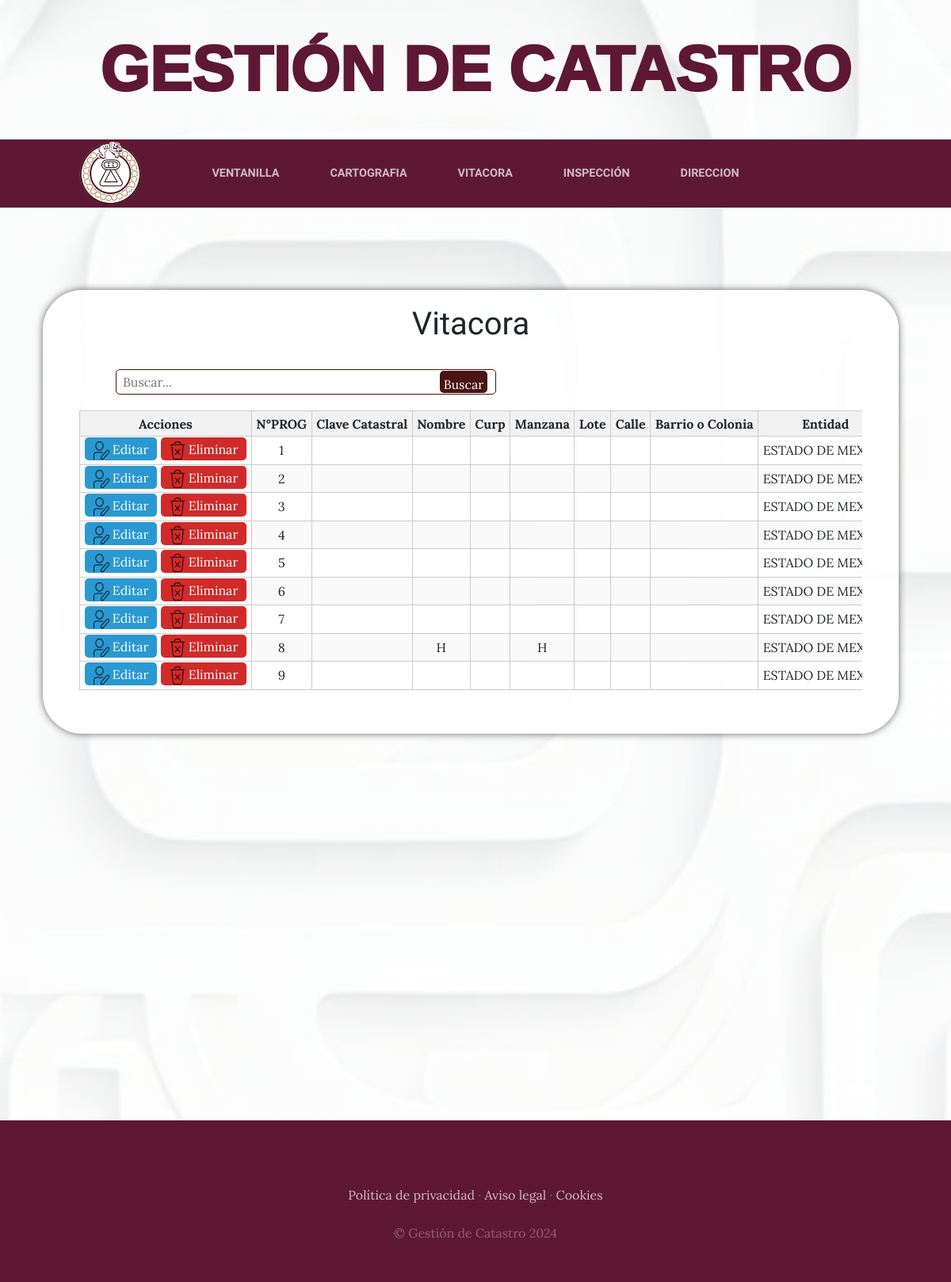
The app's page /vitacora/editarvit/, older data.
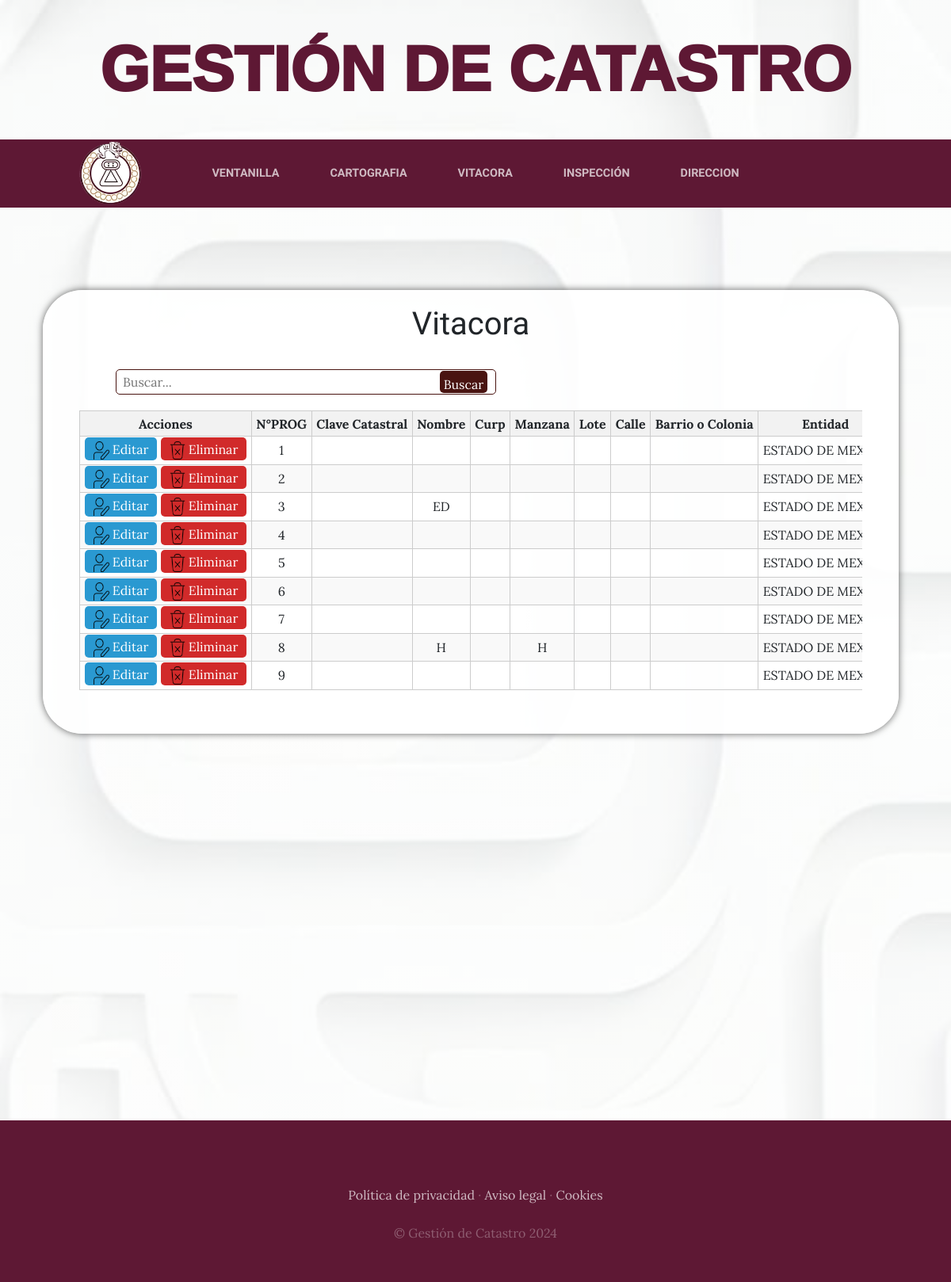
The same page, newer data.
### ventanilla/models.py (models this page shows)
class Ventanilla(models.Model):
    nprog = models.AutoField(primary_key=True)  # Cambiar a AutoField para que sea autoincremental
    clave_catastral = models.CharField(max_length=150)
    nombre = models.CharField(max_length=150)
    curp = models.CharField(max_length=25)
    manzana = models.CharField(max_length=150)
    lote = models.CharField(max_length=150)
    calle = models.CharField(max_length=150)
    barrio_colonia = models.CharField(max_length=150)
    entidad = models.CharField(max_length=150)
    municipio = models.CharField(max_length=25)
    cert_clave = models.CharField(max_length=150)
    cert_plano_mz = models.CharField(max_length=150)
    levantamiento_topo = models.CharField(max_length=150)
    verificacion_linderos = models.CharField(max_length=150)
    const_ident_catastral = models.CharField(max_length=150)
    ccvc = models.CharField(max_length=150)
    fecha = models.CharField(max_length=25)
    folio = models.CharField(max_length=150)
    recibo = models.CharField(max_length=150)
    importe = models.CharField(max_length=25)
    reviso = models.CharField(max_length=150)
    motivo = models.CharField(max_length=150)
    solicitud_servicio_catastral = models.CharField(max_length=150)
    superficie_terreno = models.CharField(max_length=150)
    superficie_construccion_resultante = models.CharField(max_length=150)
    fecha_elaboracion = models.CharField(max_length=25)
    observaciones_atencion = models.CharField(max_length=25)
    hora_recepcion = models.CharField(max_length=25)
    pago = models.CharField(max_length=25)
    extras = models.CharField(max_length=150)
    class Meta:
        db_table = 'ventanilla'

### vitacora/views.py (the view)
# urls.py: path('editarvit/', Editorvita.as_view(), name='editorvit'),
class Editorvita(APIView):
    template_name="Viteditor.html"
    def get(self, request):
        ventanilla = Ventanilla.objects.all()
        return render(request, self.template_name, {'ventanilla': ventanilla})

### vitacora/templates/Viteditor.html (shortened to what this page needs)
{% extends "ProyectoWebApp/base.html" %}
{% block content %}
<!DOCTYPE html>
{% load static %}
<html lang="es">
  <head>
    <link rel="stylesheet" href="{% static 'css/stylevitaedi.css' %}">
  </head>
  <body>
    <div class="contenedorvita">
      <div class="formulariovita">
        <h1>Vitacora</h1>
        <div class="buscador">
          <input type="search" placeholder="Buscar...">
          <button type="submit">Buscar</button>
        </div>
        <div class="tabla-contenedor">
          <table id="tableedi">
            <thead>
                <thead>
                    <tr>
                      <th colspan="1"> Acciones </th>
                      <th >N°PROG</th>
                      <th>Clave Catastral</th>
                      <th>Nombre</th>
                      <th>Curp</th>
                      <th>Manzana</th>
                      <th>Lote</th>
                      <th>Calle</th>
                      <th>Barrio o Colonia</th>
                      <th>Entidad</th>
                    </tr>
                  </thead>
                  <tbody>
                    {% for ventanilla in ventanilla  %}
                <tr>
                  <td><a href="/vitacora/edicionVita/{{ ventanilla.nprog}}" class="btneditarvita">
                  <img src="{% static 'images/edi.png' %}" alt="Iconoedi"> Editar</a>
                  <a href="#" class="btneliminarvit" data-url="{% url 'eliminarvit' codigo=ventanilla.nprog %}">
                  <img src="{% static 'images/elimi.png' %}" alt="Iconoelimi"> Eliminar</a></td>
                  <td class="buscarcolumna">{{ ventanilla.nprog }} </td>
                  <td>{{ ventanilla.clave_catastral }}</td>
                  <td>{{ ventanilla.nombre }}</td>
                  <td>{{ ventanilla.curp }}</td>
                  <td>{{ ventanilla.manzana }}</td>
                  <td>{{ ventanilla.lote }}</td>
                  <td>{{ ventanilla.calle }}</td>
                  <td>{{ ventanilla.barrio_colonia }}</td>
                  <td>{{ ventanilla.entidad }}</td>
                </tr>
              {% endfor %}
          </table>
        </div>
      </div>
    </div>
  </body>
</html>
{% endblock %}

Row changes from the older to the newer data that the page shows:
changed Ventanilla id 3: nombre (not shown) → "ED"
